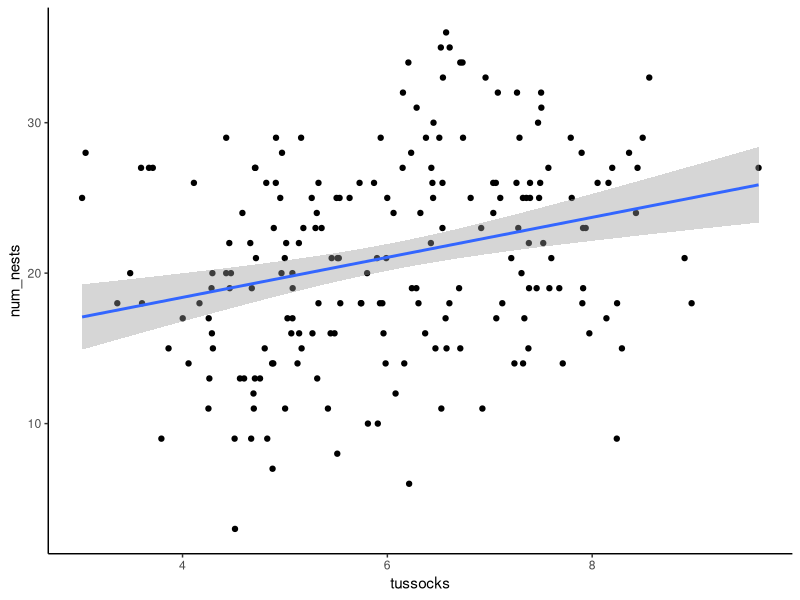
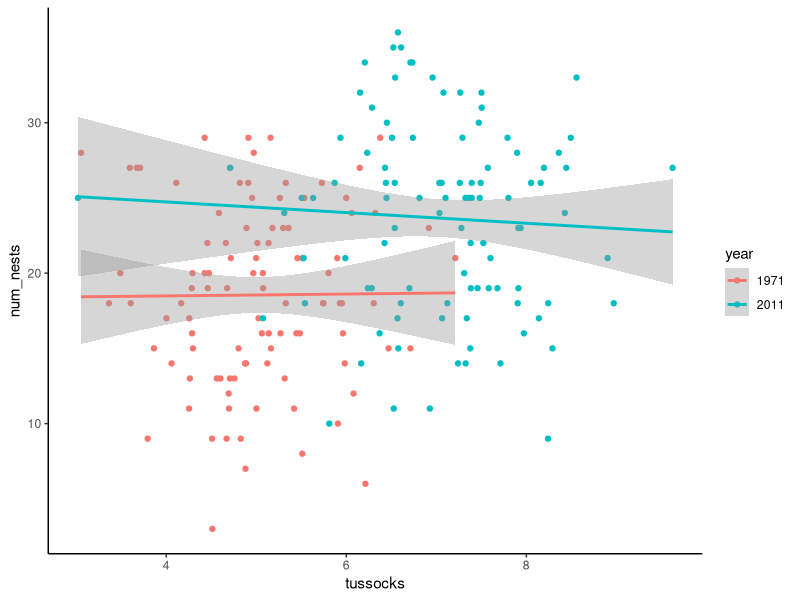
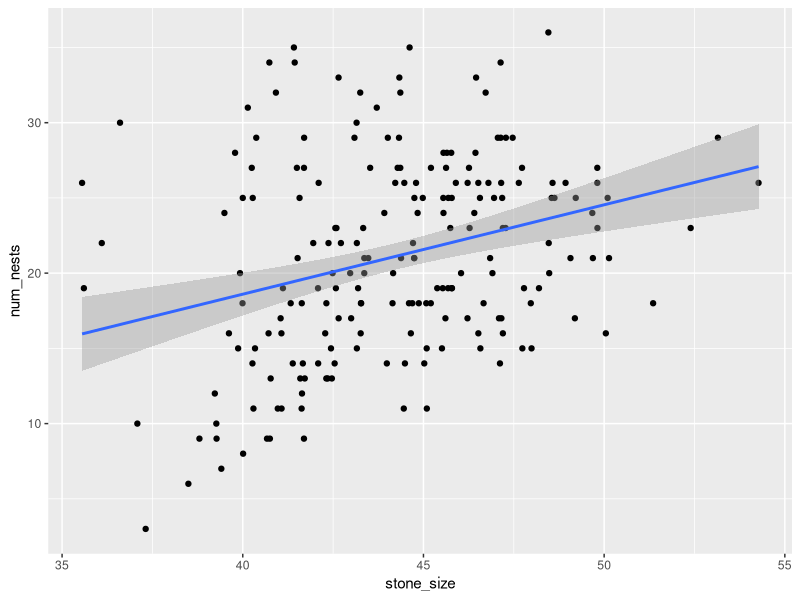
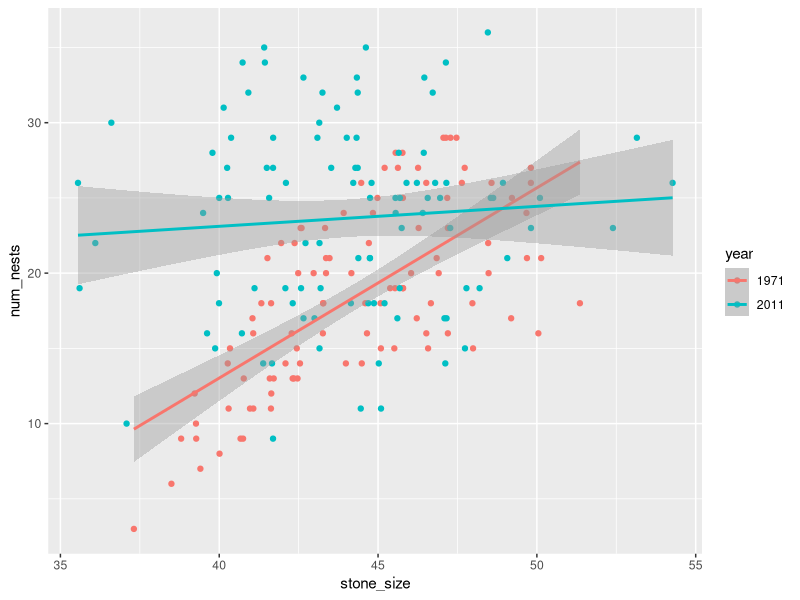

Write R code to recreate these figures, in order.
## ---- chunk 1
knitr::opts_chunk$set(echo = TRUE)
## ---- chunk 2
library(tidyverse)
site_data <- read_csv("../data/site_changes.csv") %>% 
  mutate(year = as.factor(year)) # don't worry about this code too much
# we want the year column treated as a category, not a number
## ---- chunk 3
head(site_data)
tail(site_data)
## ---- chunk 4
ggplot(site_data, aes(x = tussocks, y = num_nests)) +
  geom_point() +
  geom_smooth(method = "lm") +
  theme_classic()
## ---- chunk 5
tussocks_model <- lm(num_nests ~ tussocks, data = site_data)
summary(tussocks_model)
## ---- chunk 6
ggplot(site_data, aes(x = tussocks, y = num_nests, color = year)) +
  geom_point() +
  geom_smooth(method = "lm") +
  theme_classic()
## ---- chunk 7
tussocks_model <- lm(num_nests ~ tussocks + year, data = site_data)
summary(tussocks_model)
## ---- chunk 8
tussocks_model <- lm(data = site_data, num_nests ~ tussocks * year)
summary(tussocks_model)
## ---- chunk 9
ggplot(site_data, aes(x = stone_size, y = num_nests)) +
  geom_point() +
  geom_smooth(method = "lm")
## ---- chunk 10
stone_size_mod = lm(num_nests ~ stone_size, data = site_data)
summary(stone_size_mod)
## ---- chunk 11
ggplot(site_data, aes(x = stone_size, y = num_nests, color = year)) +
  geom_point() +
  geom_smooth(method = "lm")
## ---- chunk 12
stone_size_mod = lm(num_nests ~ stone_size + year, data = site_data)
summary(stone_size_mod)
## ---- chunk 13
stone_size_mod = lm(num_nests ~ stone_size * year, data = site_data)
summary(stone_size_mod)
